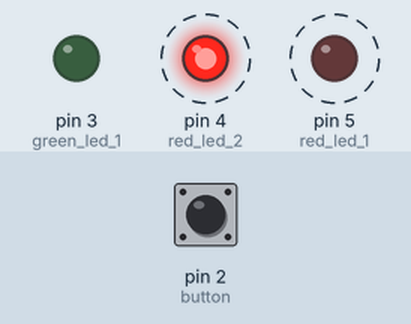
The sketch below on a simulated Arduino Uno, built with avr-gcc and run on an emulated ATmega328P. Shown: output pins drawn as LEDs (lit = HIGH). Dashed ring = blinking. The test bench sets the inputs (shaded band); at power-on: pin 2 (button) LOW.

Above: at 1.8 s.
1.9 s: pin 2 (button) pulled HIGH for 3.2 s
At 3.0 s:
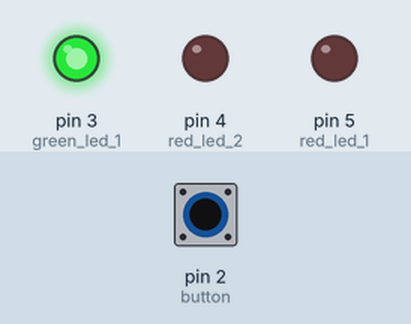
At 5.22 s:
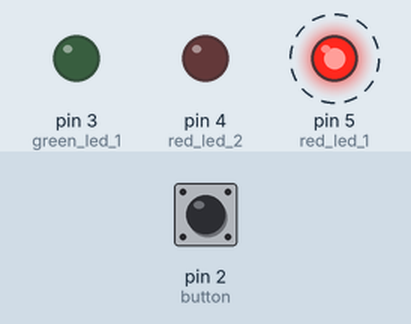
Timing chart, 0 to 12.6 s (numbered marks = the images above; inputs shaded):
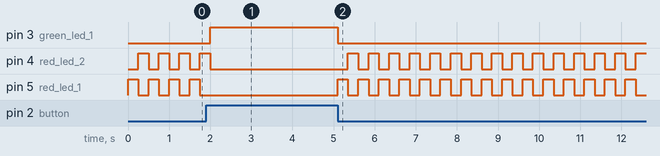

Measured:
- after the input at 1.9 s, pin 3 (green_led_1): LOW → HIGH after 0.10 s, → LOW 3.1 s later
- by itself, pin 4 (red_led_2): repeats every 0.50 s: HIGH 0.25 s, LOW 0.25 s

The sketch:

spaceship-interface.ino
```cpp
// Declare pin variables
const int red_led_1 = 5;
const int red_led_2 = 4;
const int green_led_1 = 3;
const int button = 2;

int switchState = 0;

void setup() {

  pinMode(red_led_1, OUTPUT);
  pinMode(red_led_2, OUTPUT);
  pinMode(green_led_1, OUTPUT);
  pinMode(button, INPUT);
}

void loop() {
  switchState = digitalRead(button);

  // Light up Green, dim Red LEDs when button is pressed
  if (switchState == HIGH) {
    digitalWrite(green_led_1, HIGH);
    digitalWrite(red_led_1, LOW);
    digitalWrite(red_led_2, LOW);
  } else {
    // Toggle Red LEDs
    digitalWrite(green_led_1, LOW);
    digitalWrite(red_led_1, HIGH);
    digitalWrite(red_led_2, LOW);

    delay(250);
    digitalWrite(red_led_1, LOW);
    digitalWrite(red_led_2, HIGH);
    delay(250);
  }
}
```
